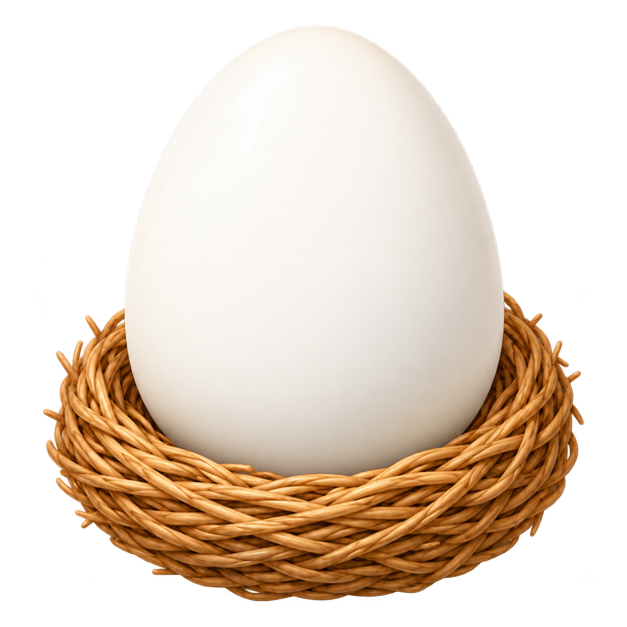
#> input picture assets/images/egg_raw/egg_blank_src.png, 1254 x 1254 px (shown at 1/2 size)
$ python process_egg_art.py ../assets/images/egg_raw/egg_blank_src.png ../assets/images/egg/egg_blank.png
#> lines starting #> are read from the running program, lines starting #| are printed output that depends on the picture; after the words box and inside, x2 and y2 are one past the last pixel; in counts of white or black regions, pixels touching at a corner belong together
# 使い方: py -3 tools/process_egg_art.py <元画像.png> <出力.png>
# 例:    py -3 tools/process_egg_art.py assets/images/egg_raw/egg_blank_src.png assets/images/egg/egg_blank.png
# 必要: Pillow（pip install pillow）
# 卵画像の後処理（ecf8f23 / c8c98a6 と同じ工程）:
#   内容で切り抜き → 512キャンバスに上下14pxの余白で中央寄せ → 焦げ茶インク輪郭 #4A3B2E（約6px）を焼き込み
import sys
from PIL import Image, ImageChops, ImageFilter
src, dst = sys.argv[1], sys.argv[2]
FINAL, PAD, OUTLINE, INK = 512, 14, 6, (0x4A, 0x3B, 0x2E)
SS = 2  # 2倍で作業して最後に縮小（輪郭をなめらかに）
im = Image.open(src).convert("RGBA")
#> im is the input picture: PIL image 1254x1254 RGBA; mean R, G, B, A 116.3, 100.1, 84.9, 136.4
bbox = im.getchannel("A").point(lambda v: 255 if v > 20 else 0).getbbox()
#> bbox = (86, 50, 1168, 1203)
im = im.crop(bbox)
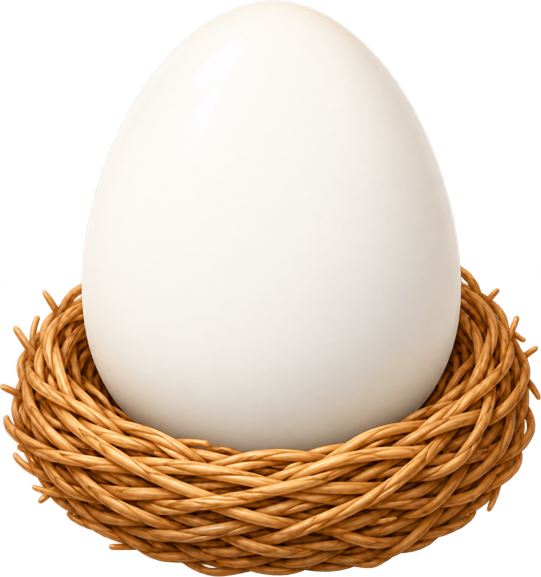
#> im: PIL image 1082x1153 RGBA (shown at 1/2 size); mean R, G, B, A 146.3, 126.1, 106.9, 171.9; transparent parts drawn white
target_h = (FINAL - PAD * 2 - OUTLINE * 2) * SS  # 輪郭込みで上下PADに収める
scale = target_h / im.height
#> scale = 0.819
work = im.resize((round(im.width * scale), target_h), Image.LANCZOS)
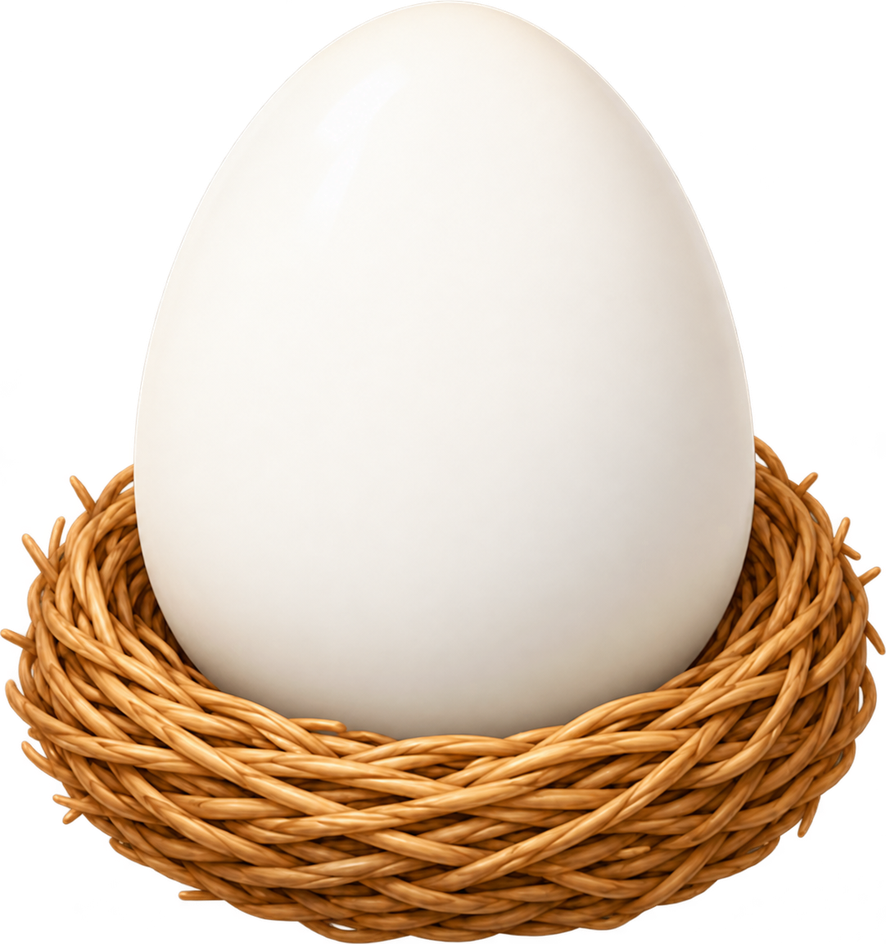
#> work: PIL image 886x944 RGBA; mean R, G, B, A 145.6, 125.4, 106.4, 171.9; transparent parts drawn white
canvas = Image.new("RGBA", (FINAL * SS, FINAL * SS), (0, 0, 0, 0))
#> canvas: PIL image 1024x1024 RGBA; every value is 0
canvas.paste(work, ((FINAL * SS - work.width) // 2, (PAD + OUTLINE) * SS), work)
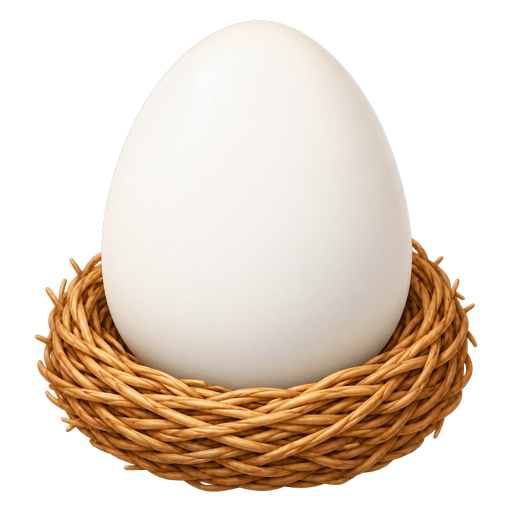
#> canvas: PIL image 1024x1024 RGBA (shown at 1/2 size); mean R, G, B, A 112.4, 97.4, 82.9, 135.7; transparent parts drawn white
# 円形の膨張で輪郭マスクを作る
mask = canvas.getchannel("A").point(lambda v: 255 if v > 128 else 0)
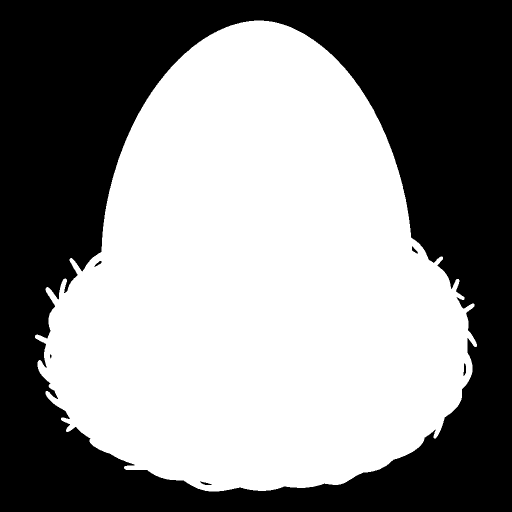
#> mask: PIL image 1024x1024 L (shown at 1/2 size); 54.1% white; 6 black regions (1 under 20 px), largest, box (x1, y1, x2, y2) and area: (0, 0, 1024, 1024) 481010, (927, 727, 932, 752) 90, (400, 963, 424, 970) 75, (824, 493, 836, 507) 74, (189, 522, 203, 534) 65
r = OUTLINE * SS
dil = Image.new("L", mask.size, 0)
#> dil: PIL image 1024x1024 L; every value is 0
for dx in range(-r, r + 1):
    for dy in range(-r, r + 1):
        if dx * dx + dy * dy <= r * r:
            dil = ImageChops.lighter(dil, ImageChops.offset(mask, dx, dy))
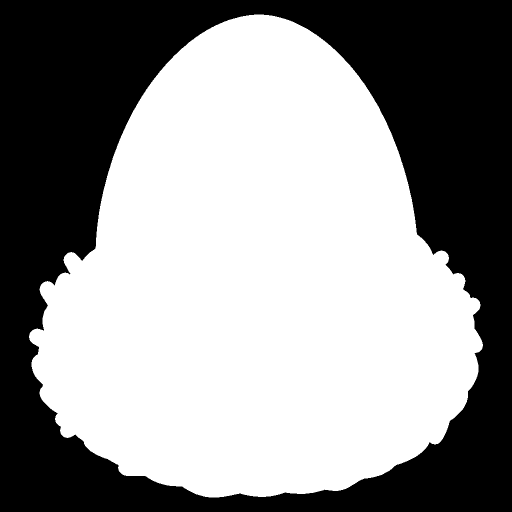
#> dil: PIL image 1024x1024 L (shown at 1/2 size); 57.8% white; 1 black region, box (x1, y1, x2, y2) and area: (0, 0, 1024, 1024) 442192
dil = dil.filter(ImageFilter.GaussianBlur(1.2))
ink = Image.new("RGBA", mask.size, INK + (0,))
ink.putalpha(dil)
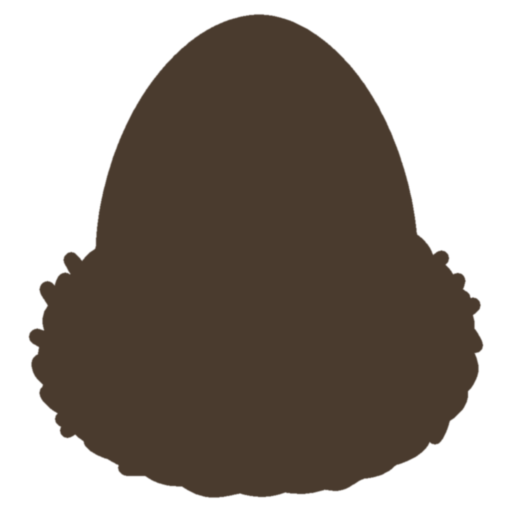
#> ink: PIL image 1024x1024 RGBA (shown at 1/2 size); mean R, G, B, A 74, 59, 46, 147.5; transparent parts drawn white
out = Image.alpha_composite(ink, canvas).resize((FINAL, FINAL), Image.LANCZOS)
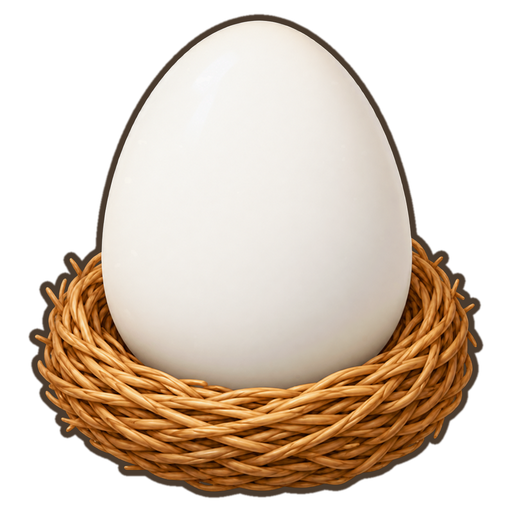
#> out: PIL image 512x512 RGBA; mean R, G, B, A 114.2, 98.8, 83.9, 147.5; transparent parts drawn white
out.save(dst, optimize=True)
print("saved", dst, out.size, "content bbox", out.getchannel("A").point(lambda v: 255 if v > 20 else 0).getbbox())
#| saved ../assets/images/egg/egg_blank.png (512, 512) content bbox (28, 14, 484, 498)
